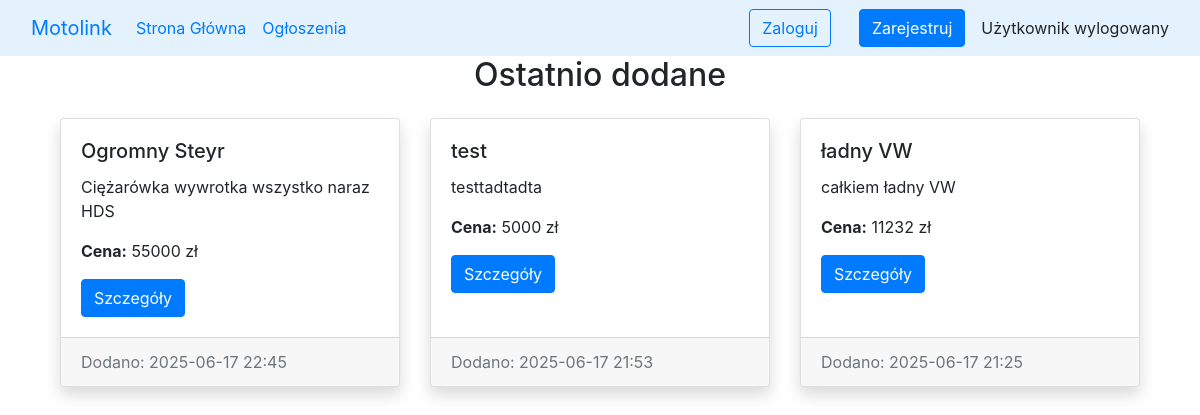
The page /myapp/ on the database as committed earlier.
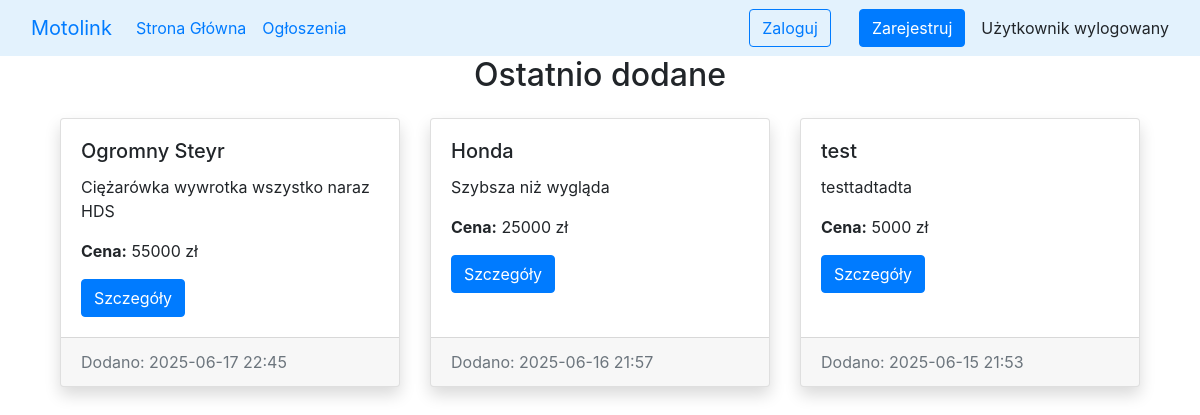
The same page on the database as committed later.
### myapp/models.py (models this page shows, shortened)
class Announcement(models.Model):
    title = models.CharField(max_length=200)
    description = models.TextField()
    price = models.PositiveIntegerField()
    location = models.CharField(max_length=100)
    brand = models.CharField(max_length=50)
    model = models.CharField(max_length=50)
    production_year = models.PositiveIntegerField()
    date_added = models.DateTimeField(default=timezone.now)
    user = models.ForeignKey(
        CustomUser,
        on_delete=models.CASCADE,
        related_name='announcements'
    )
    categories = models.ManyToManyField(
        Category,
        through='AnnouncementCategory',
        related_name='announcements'
    )

### myapp/views.py (the view)
# urls.py: 2. Add a URL to urlpatterns:  path('', views.home, name='home')
def home(request):
    latest_announcements = Announcement.objects.all().order_by('-date_added')[:3]
    return render(request, "home.html", {"latest_announcements": latest_announcements})

### myapp/templates/home.html (shortened to what this page needs)
{% extends "base.html" %}
{% block content %}
<h2 class="text-center mb-4">Ostatnio dodane</h2>
<div class="container">
    <div class="row justify-content-center">
        {% for announcement in latest_announcements %}
        <div class="col-md-4 mb-4">
            <div class="card h-100 shadow">
                <div class="card-body">
                    <h5 class="card-title">{{ announcement.title }}</h5>
                    <p class="card-text">{{ announcement.description|truncatechars:100 }}</p>
                    <p class="card-text"><strong>Cena:</strong> {{ announcement.price }} zł</p>
                    <a href="{% url 'announcement_detail' announcement.pk %}" class="btn btn-primary">Szczegóły</a>
                </div>
                <div class="card-footer text-muted">
                    Dodano: {{ announcement.date_added|date:"Y-m-d H:i" }}
                </div>
            </div>
        </div>
        {% empty %}
        <div class="col-12">
            <div class="alert alert-info text-center">Brak ogłoszeń do wyświetlenia.</div>
        </div>
        {% endfor %}
    </div>
</div>
{% endblock %}

Rows that differ between the two databases and show on the page:
no longer on this page (row edited): Announcement: title "ładny VW", description "całkiem ładny VW", price "11232", date_added "2025-06-17 21:25"
now on this page (row unchanged): Announcement: title "Honda", description "Szybsza niż wygląda", price "25000", date_added "2025-06-16 21:57"
changed Announcement "test": date_added "2025-06-17 21:53" → "2025-06-15 21:53"
